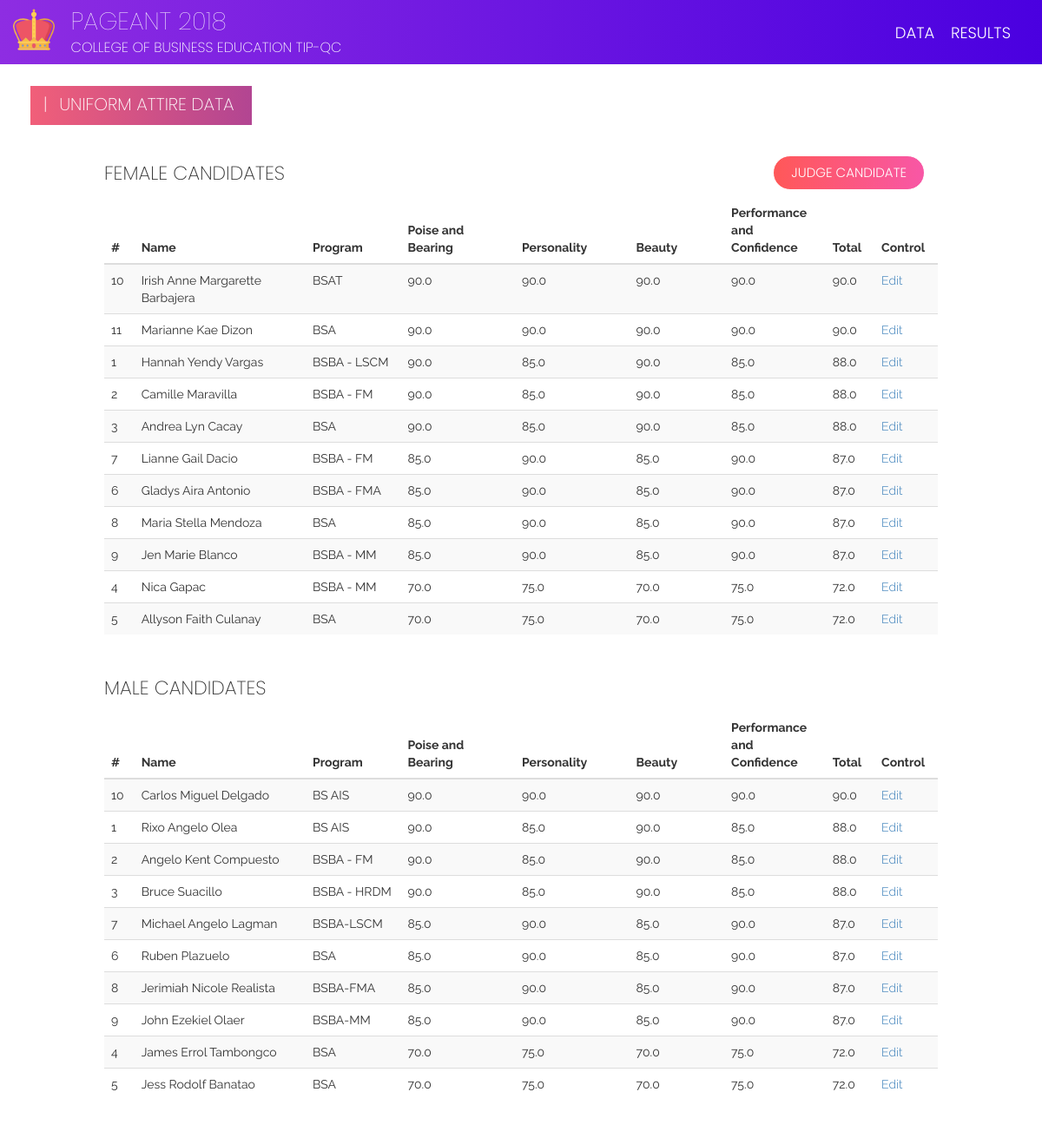
The page /candidates/uniform_attire/list (signed in) on the database its author committed.
### candidates/models.py (models this page shows, shortened)
class UniformAttire(models.Model):
    candidate = models.ForeignKey(Candidate, on_delete=models.CASCADE)
    judge = models.ForeignKey(User, on_delete=models.CASCADE)
    poise_and_bearing = models.FloatField(validators=[MaxValueValidator(100), MinValueValidator(0)])
    personality = models.FloatField(validators=[MaxValueValidator(100), MinValueValidator(0)])
    beauty = models.FloatField(validators=[MaxValueValidator(100), MinValueValidator(0)])
    performance_and_confidence = models.FloatField(validators=[MaxValueValidator(100), MinValueValidator(0)])
    total = models.FloatField(null=True)
    class Meta:
        unique_together = ("candidate", "judge")

class Candidate(models.Model):
    idx = models.IntegerField(null=True)
    picture = models.ImageField(default="default.png")
    first_name = models.CharField(max_length=50)
    last_name = models.CharField(max_length=50)
    program = models.CharField(max_length=50)
    sex = models.CharField(max_length=8, choices=(('Male', 'Male'), ('Female', 'Female')))
    order = models.IntegerField(null=True)
    class Meta:
        ordering = ('idx', 'sex')

### candidates/views.py (the view)
# urls.py: path('uniform_attire/list', views.uniform_attire_list, name='uniform_attire_list'),
@login_required(login_url='admin:login')
def uniform_attire_list(request):
    data = UniformAttire.objects.filter(judge=request.user).order_by('-total')
    return render(request, 'candidates/uniform_attire_list.html', {'data': data})

### candidates/templates/candidates/uniform_attire_list.html
{% extends 'add.html' %}
{% load static %}
{% block form %}
<link href="{% static 'css/add.css' %}" rel="stylesheet"/>
<div class="page-label-box">
    <h2 class="page-label">|<span style="padding-right: 8px;">  </span>Uniform Attire Data</h2>
</div>
<a id="btn-transact" class="btn btn-x btn-t-x" href="{% url 'candidates:uniform_attire_add' %}">Judge Candidate</a>
<div class="row" id="table-content">
    <h3 class="table-label-x">Female Candidates</h3>
    <table class="table table-striped">
        <thead>
        <tr>
            <th scope="col" style="width: 3%;">#</th>
            <th scope="col" style="width: 18%;">Name</th>
            <th scope="col" style="width: 10%;">Program</th>
            <th scope="col" style="width: 12%;">Poise and Bearing</th>
            <th scope="col" style="width: 12%;">Personality</th>
            <th scope="col" style="width: 10%;">Beauty</th>
            <th scope="col" style="width: 10%;">Performance and Confidence</th>
            <th scope="col" style="width: 5%;">Total</th>
            <th scope="col" style="width: 5%;">Control</th>
        </tr>
        </thead>
        <tbody>
        {% for each in data %}
        {% if each.candidate.sex == 'Female' %}
        <tr>
            <th scope="row">{{ each.candidate.idx }}</th>
            <td>{{ each.candidate.first_name }}<span> </span>{{ each.candidate.last_name }}</td>
            <td>{{ each.candidate.program }}</td>
            <td>{{ each.poise_and_bearing }}</td>
            <td>{{ each.personality }}</td>
            <td>{{ each.beauty }}</td>
            <td>{{ each.performance_and_confidence }}</td>
            <td>{{ each.total }}</td>
            <td><a href="{% url 'candidates:uniform_attire_detail' pk=each.pk %}">Edit</a></td>
        </tr>
        {% endif %}
        {% endfor %}
        </tbody>
    </table>
    <h3 class="table-label-x table-label-male">Male Candidates</h3>
    <table class="table table-striped">
        <thead>
        <tr>
            <th scope="col" style="width: 3%;">#</th>
            <th scope="col" style="width: 18%;">Name</th>
            <th scope="col" style="width: 10%;">Program</th>
            <th scope="col" style="width: 12%;">Poise and Bearing</th>
            <th scope="col" style="width: 12%;">Personality</th>
            <th scope="col" style="width: 10%;">Beauty</th>
            <th scope="col" style="width: 10%;">Performance and Confidence</th>
            <th scope="col" style="width: 5%;">Total</th>
            <th scope="col" style="width: 5%;">Control</th>
        </tr>
        </thead>
        <tbody>
        {% for each in data %}
        {% if each.candidate.sex == 'Male' %}
        <tr>
            <th scope="row">{{ each.candidate.idx }}</th>
            <td>{{ each.candidate.first_name }}<span> </span>{{ each.candidate.last_name }}</td>
            <td>{{ each.candidate.program }}</td>
            <td>{{ each.poise_and_bearing }}</td>
            <td>{{ each.personality }}</td>
            <td>{{ each.beauty }}</td>
            <td>{{ each.performance_and_confidence }}</td>
            <td>{{ each.total }}</td>
            <td><a href="{% url 'candidates:uniform_attire_detail' pk=each.pk %}">Edit</a></td>
        </tr>
        {% endif %}
        {% endfor %}
        </tbody>
    </table>
</div>
{% endblock %}

### staticfiles/css/base.css (style rules this page uses)
p, td, a, .btn-x { font-family: "Raleway", -apple-system, BlinkMacSystemFont, "Segoe UI", Roboto, "Helvetica Neue", Arial, sans-serif; font-weight: 300; }
.btn-x { text-transform: uppercase; border-radius: 0; }
table tbody tr th, table tbody tr td { font-size: 14px; font-weight: 400; }
h1, h2, h3, h4, h5, h6 { font-weight: 200; font-family: "Poppins", -apple-system, BlinkMacSystemFont, "Segoe UI", Roboto, "Helvetica Neue", Arial, sans-serif; }
.table-label-male { margin-top: 50px; }
.page-label { text-transform: uppercase; padding-left: 15px; margin-top: 10px; padding-right: 20px; font-size: 20px; font-weight: 200; color: white; }
.table-label-x { margin-bottom: 15px; text-transform: uppercase; font-size: 22px; }
.page-label-box { background: #B24592; background: -webkit-linear-gradient(to right, #F15F79, #B24592); background: linear-gradient(to right, #F15F79, #B24592); display: inline-block; margin-left: 20px; height: 45px; margin-top: 25px; }
body { font-family: "Raleway", -apple-system, BlinkMacSystemFont, "Segoe UI", Roboto, "Helvetica Neue", Arial, sans-serif; font-weight: 400; }
.btn-x { margin-top: 15px; margin-left: -15px; font-family: "Poppins", -apple-system, BlinkMacSystemFont, "Segoe UI", Roboto, "Helvetica Neue", Arial, sans-serif; font-weight: 300; font-size: 15px; padding-top: 8px; }
#btn-transact { background: #f857a6; background: -webkit-linear-gradient(to right, #ff5858, #f857a6); background: linear-gradient(to right, #ff5858, #f857a6); border-radius: 20px; border-color: white; color: white; height: 40px; padding-left: 20px; padding-right: 20px; }
.btn-t-x { float: right; margin-right: 10vw; margin-top: 105px; }

### staticfiles/css/add.css (style rules this page uses)
#table-content { width: 80vw; margin: 2vw auto; }

### rows shown on the page
UniformAttire: candidate.idx "10", candidate.first_name "Irish Anne Margarette", candidate.last_name "Barbajera", candidate.program "BSAT", poise_and_bearing "90.0", personality "90.0", beauty "90.0", performance_and_confidence "90.0", total "90.0"
UniformAttire: candidate.idx "11", candidate.first_name "Marianne Kae", candidate.last_name "Dizon", candidate.program "BSA", poise_and_bearing "90.0", personality "90.0", beauty "90.0", performance_and_confidence "90.0", total "90.0"
UniformAttire: candidate.idx "1", candidate.first_name "Hannah Yendy", candidate.last_name "Vargas", candidate.program "BSBA - LSCM", poise_and_bearing "90.0", personality "85.0", beauty "90.0", performance_and_confidence "85.0", total "88.0"
UniformAttire: candidate.idx "2", candidate.first_name "Camille", candidate.last_name "Maravilla", candidate.program "BSBA - FM", poise_and_bearing "90.0", personality "85.0", beauty "90.0", performance_and_confidence "85.0", total "88.0"
UniformAttire: candidate.idx "3", candidate.first_name "Andrea Lyn", candidate.last_name "Cacay", candidate.program "BSA", poise_and_bearing "90.0", personality "85.0", beauty "90.0", performance_and_confidence "85.0", total "88.0"
UniformAttire: candidate.idx "7", candidate.first_name "Lianne Gail", candidate.last_name "Dacio", candidate.program "BSBA - FM", poise_and_bearing "85.0", personality "90.0", beauty "85.0", performance_and_confidence "90.0", total "87.0"
UniformAttire: candidate.idx "6", candidate.first_name "Gladys Aira", candidate.last_name "Antonio", candidate.program "BSBA - FMA", poise_and_bearing "85.0", personality "90.0", beauty "85.0", performance_and_confidence "90.0", total "87.0"
UniformAttire: candidate.idx "8", candidate.first_name "Maria Stella", candidate.last_name "Mendoza", candidate.program "BSA", poise_and_bearing "85.0", personality "90.0", beauty "85.0", performance_and_confidence "90.0", total "87.0"
UniformAttire: candidate.idx "9", candidate.first_name "Jen Marie", candidate.last_name "Blanco", candidate.program "BSBA - MM", poise_and_bearing "85.0", personality "90.0", beauty "85.0", performance_and_confidence "90.0", total "87.0"
UniformAttire: candidate.idx "4", candidate.first_name "Nica", candidate.last_name "Gapac", candidate.program "BSBA - MM", poise_and_bearing "70.0", personality "75.0", beauty "70.0", performance_and_confidence "75.0", total "72.0"
UniformAttire: candidate.idx "5", candidate.first_name "Allyson Faith", candidate.last_name "Culanay", candidate.program "BSA", poise_and_bearing "70.0", personality "75.0", beauty "70.0", performance_and_confidence "75.0", total "72.0"
UniformAttire: candidate.idx "10", candidate.first_name "Carlos Miguel", candidate.last_name "Delgado", candidate.program "BS AIS", poise_and_bearing "90.0", personality "90.0", beauty "90.0", performance_and_confidence "90.0", total "90.0"
UniformAttire: candidate.idx "1", candidate.first_name "Rixo Angelo", candidate.last_name "Olea", candidate.program "BS AIS", poise_and_bearing "90.0", personality "85.0", beauty "90.0", performance_and_confidence "85.0", total "88.0"
UniformAttire: candidate.idx "2", candidate.first_name "Angelo Kent", candidate.last_name "Compuesto", candidate.program "BSBA - FM", poise_and_bearing "90.0", personality "85.0", beauty "90.0", performance_and_confidence "85.0", total "88.0"
UniformAttire: candidate.idx "3", candidate.first_name "Bruce", candidate.last_name "Suacillo", candidate.program "BSBA - HRDM", poise_and_bearing "90.0", personality "85.0", beauty "90.0", performance_and_confidence "85.0", total "88.0"
UniformAttire: candidate.idx "7", candidate.first_name "Michael Angelo", candidate.last_name "Lagman", candidate.program "BSBA-LSCM", poise_and_bearing "85.0", personality "90.0", beauty "85.0", performance_and_confidence "90.0", total "87.0"
UniformAttire: candidate.idx "6", candidate.first_name "Ruben", candidate.last_name "Plazuelo", candidate.program "BSA", poise_and_bearing "85.0", personality "90.0", beauty "85.0", performance_and_confidence "90.0", total "87.0"
UniformAttire: candidate.idx "8", candidate.first_name "Jerimiah Nicole", candidate.last_name "Realista", candidate.program "BSBA-FMA", poise_and_bearing "85.0", personality "90.0", beauty "85.0", performance_and_confidence "90.0", total "87.0"
UniformAttire: candidate.idx "9", candidate.first_name "John Ezekiel", candidate.last_name "Olaer", candidate.program "BSBA-MM", poise_and_bearing "85.0", personality "90.0", beauty "85.0", performance_and_confidence "90.0", total "87.0"
UniformAttire: candidate.idx "4", candidate.first_name "James Errol", candidate.last_name "Tambongco", candidate.program "BSA", poise_and_bearing "70.0", personality "75.0", beauty "70.0", performance_and_confidence "75.0", total "72.0"
UniformAttire: candidate.idx "5", candidate.first_name "Jess Rodolf", candidate.last_name "Banatao", candidate.program "BSA", poise_and_bearing "70.0", personality "75.0", beauty "70.0", performance_and_confidence "75.0", total "72.0"
